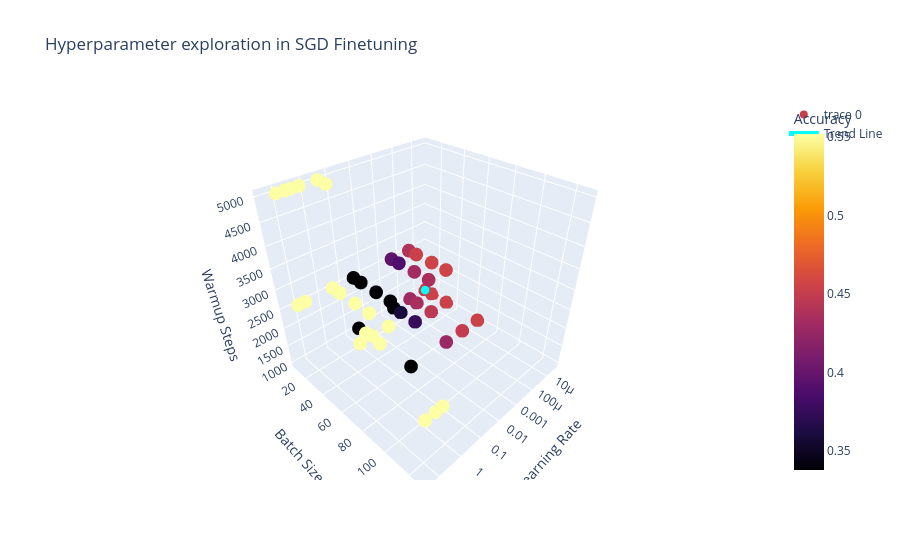

This figure's notebook cell:
### Code cell
# Re-attempting the visualization

import plotly.graph_objects as go
import numpy as np
from sklearn.linear_model import LinearRegression

# Filter data (removing low learning rates below 3e-06)
filtered_data = [d for d in data if d["learningRate"] >= 3e-06]

# Extract values for scatter plot
learning_rates = np.array([d["learningRate"] for d in filtered_data])
batch_sizes = np.array([d["batchSize"] for d in filtered_data])
warmup_steps = np.array([d["warmupSteps"] for d in filtered_data])
accuracies = np.array([d["accuracy"] for d in filtered_data])

# Convert learning rate to log scale for linear regression
log_learning_rates = np.log10(learning_rates)

# Prepare regression model
X = np.column_stack((log_learning_rates, batch_sizes, warmup_steps))
y = accuracies

# Fit linear regression
reg = LinearRegression().fit(X, y)

# Generate trend line (arrow direction)
start = np.array([log_learning_rates.min(), batch_sizes.min(), warmup_steps.min()])
end = np.array([log_learning_rates.max(), batch_sizes.max(), warmup_steps.max()])

# Predict accuracy for start and end points
accuracy_start = reg.predict([start])[0]
accuracy_end = reg.predict([end])[0]

# Convert back log learning rate to normal scale for visualization
start[0] = 10**start[0]
end[0] = 10**end[0]

# Create 3D scatter plot
fig = go.Figure()

# Scatter plot
fig.add_trace(go.Scatter3d(
    x=learning_rates, 
    y=batch_sizes,
    z=warmup_steps,
    mode='markers',
    marker=dict(
        size=8,
        color=accuracies,  # Color represents accuracy
        colorscale='Inferno',
        colorbar=dict(title="Accuracy"),
    ),
    text=[f"LR: {lr:.0e}, BS: {bs}, WS: {ws}, Acc: {acc:.3f}" 
          for lr, bs, ws, acc in zip(learning_rates, batch_sizes, warmup_steps, accuracies)],
    hoverinfo="text"
))

# Add trend line (arrow)
fig.add_trace(go.Scatter3d(
    x=[start[0], end[0]],
    y=[start[1], end[1]],
    z=[start[2], end[2]],
    mode='lines+markers',
    line=dict(color='cyan', width=5),
    marker=dict(size=5, color='cyan'),
    name="Trend Line"
))

# Fix axes
fig.update_layout(
    scene=dict(
        xaxis=dict(title="Learning Rate", type="log"),
        yaxis=dict(title="Batch Size"),
        zaxis=dict(title="Warmup Steps"),
    ),
    title="Hyperparameter exploration in SGD Finetuning"
)

fig.show()

### Figure 1 — Plotly figure (JSON) as saved in the notebook; plotly's stock layout.template omitted (floating-point values rounded to 4 significant figures)
{"data": [{"hoverinfo": "text", "marker": {"color": [0.452, 0.43, 0.338, 0.338, 0.454, 0.436, 0.36, 0.552, 0.454, 0.446, 0.376, 0.552, 0.454, 0.45, 0.428, 0.338, 0.44, 0.386, 0.396, 0.338, 0.552, 0.454, 0.388, 0.338, 0.552, 0.456, 0.432, 0.338, 0.552, 0.456, 0.436, 0.338, 0.552, 0.552, 0.552, 0.552, 0.552, 0.552, 0.552, 0.552, 0.552, 0.552, 0.552, 0.552, 0.552, 0.552, 0.552, 0.552, 0.552, 0.552], "colorbar": {"title": {"text": "Accuracy"}}, "colorscale": [[0, "#000004"], [0.1111, "#1b0c41"], [0.2222, "#4a0c6b"], [0.3333, "#781c6d"], [0.4444, "#a52c60"], [0.5556, "#cf4446"], [0.6667, "#ed6925"], [0.7778, "#fb9b06"], [0.8889, "#f7d13d"], [1, "#fcffa4"]], "size": 8}, "mode": "markers", "text": ["LR: 3e-06, BS: 8, WS: 1000, Acc: 0.452", "LR: 3e-05, BS: 8, WS: 1000, Acc: 0.430", "LR: 3e-04, BS: 8, WS: 1000, Acc: 0.338", "LR: 3e-02, BS: 8, WS: 1000, Acc: 0.338", "LR: 3e-06, BS: 16, WS: 1000, Acc: 0.454", "LR: 3e-05, BS: 16, WS: 1000, Acc: 0.436", "LR: 3e-04, BS: 16, WS: 1000, Acc: 0.360", "LR: 3e-02, BS: 16, WS: 1000, Acc: 0.552", "LR: 3e-06, BS: 32, WS: 1000, Acc: 0.454", "LR: 3e-05, BS: 32, WS: 1000, Acc: 0.446", "LR: 3e-04, BS: 32, WS: 1000, Acc: 0.376", "LR: 3e-02, BS: 32, WS: 1000, Acc: 0.552", "LR: 3e-06, BS: 64, WS: 1000, Acc: 0.454", "LR: 3e-05, BS: 64, WS: 1000, Acc: 0.450", "LR: 3e-04, BS: 64, WS: 1000, Acc: 0.428", "LR: 3e-02, BS: 64, WS: 1000, Acc: 0.338", "LR: 3e-05, BS: 8, WS: 2500, Acc: 0.440", "LR: 3e-04, BS: 8, WS: 2500, Acc: 0.386", "LR: 3e-04, BS: 8, WS: 2500, Acc: 0.396", "LR: 3e-02, BS: 8, WS: 2500, Acc: 0.338", "LR: 3e-01, BS: 8, WS: 2500, Acc: 0.552", "LR: 3e-05, BS: 16, WS: 2500, Acc: 0.454", "LR: 3e-04, BS: 16, WS: 2500, Acc: 0.388", "LR: 3e-02, BS: 16, WS: 2500, Acc: 0.338", "LR: 3e-01, BS: 16, WS: 2500, Acc: 0.552", "LR: 3e-05, BS: 32, WS: 2500, Acc: 0.456", "LR: 3e-04, BS: 32, WS: 2500, Acc: 0.432", "LR: 3e-02, BS: 32, WS: 2500, Acc: 0.338", "LR: 3e-01, BS: 32, WS: 2500, Acc: 0.552", "LR: 3e-05, BS: 46, WS: 2500, Acc: 0.456", "LR: 3e-04, BS: 46, WS: 2500, Acc: 0.436", "LR: 3e-02, BS: 46, WS: 2500, Acc: 0.338", "LR: 3e-01, BS: 46, WS: 2500, Acc: 0.552", "LR: 2e+00, BS: 8, WS: 5000, Acc: 0.552", "LR: 3e+00, BS: 8, WS: 5000, Acc: 0.552", "LR: 3e-01, BS: 16, WS: 5000, Acc: 0.552", "LR: 5e+00, BS: 8, WS: 5000, Acc: 0.552", "LR: 3e-01, BS: 8, WS: 5000, Acc: 0.552", "LR: 1e+01, BS: 8, WS: 5000, Acc: 0.552", "LR: 5e+00, BS: 8, WS: 5000, Acc: 0.552", "LR: 3e-01, BS: 8, WS: 5000, Acc: 0.552", "LR: 2e+00, BS: 8, WS: 5000, Acc: 0.552", "LR: 1e+01, BS: 8, WS: 2500, Acc: 0.552", "LR: 5e+00, BS: 8, WS: 2500, Acc: 0.552", "LR: 5e+00, BS: 64, WS: 2500, Acc: 0.552", "LR: 3e-01, BS: 64, WS: 2500, Acc: 0.552", "LR: 2e+00, BS: 64, WS: 2500, Acc: 0.552", "LR: 2e+01, BS: 128, WS: 2500, Acc: 0.552", "LR: 1e+01, BS: 128, WS: 2500, Acc: 0.552", "LR: 5e+00, BS: 128, WS: 2500, Acc: 0.552"], "type": "scatter3d", "x": [3e-06, 3e-05, 0.0003, 0.03, 3e-06, 3e-05, 0.0003, 0.03, 3e-06, 3e-05, 0.0003, 0.03, 3e-06, 3e-05, 0.0003, 0.03, 3e-05, 0.0003, 0.0003, 0.03, 0.3, 3e-05, 0.0003, 0.03, 0.3, 3e-05, 0.0003, 0.03, 0.3, 3e-05, 0.0003, 0.03, 0.3, 1.5, 3, 0.3, 5, 0.3, 10, 5, 0.3, 1.5, 10, 5, 5, 0.3, 1.5, 25, 10, 5], "y": [8, 8, 8, 8, 16, 16, 16, 16, 32, 32, 32, 32, 64, 64, 64, 64, 8, 8, 8, 8, 8, 16, 16, 16, 16, 32, 32, 32, 32, 46, 46, 46, 46, 8, 8, 16, 8, 8, 8, 8, 8, 8, 8, 8, 64, 64, 64, 128, 128, 128], "z": [1000, 1000, 1000, 1000, 1000, 1000, 1000, 1000, 1000, 1000, 1000, 1000, 1000, 1000, 1000, 1000, 2500, 2500, 2500, 2500, 2500, 2500, 2500, 2500, 2500, 2500, 2500, 2500, 2500, 2500, 2500, 2500, 2500, 5000, 5000, 5000, 5000, 5000, 5000, 5000, 5000, 5000, 2500, 2500, 2500, 2500, 2500, 2500, 2500, 2500]}, {"line": {"color": "cyan", "width": 5}, "marker": {"color": "cyan", "size": 5}, "mode": "lines+markers", "name": "Trend Line", "type": "scatter3d", "x": [3e-06, 25.0], "y": [8, 128], "z": [1000, 5000]}], "layout": {"scene": {"xaxis": {"title": {"text": "Learning Rate"}, "type": "log"}, "yaxis": {"title": {"text": "Batch Size"}}, "zaxis": {"title": {"text": "Warmup Steps"}}}, "title": {"text": "Hyperparameter exploration in SGD Finetuning"}}}
